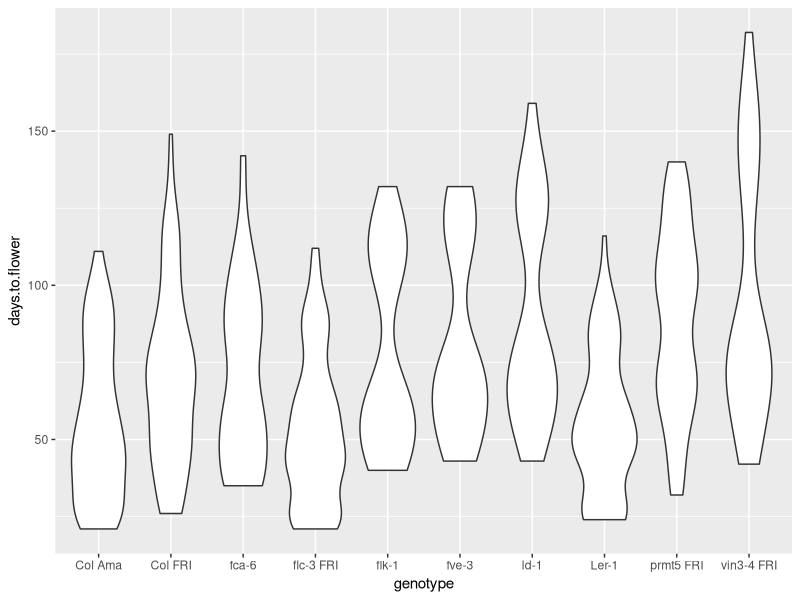
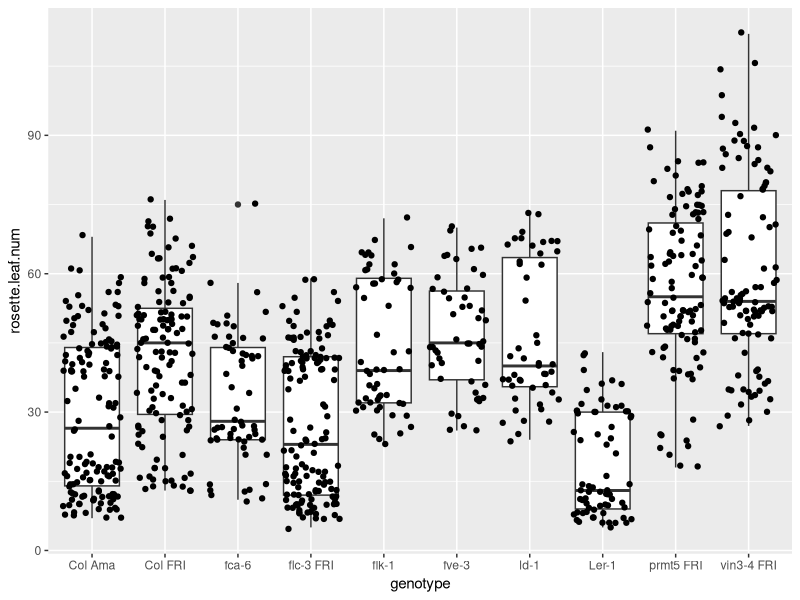
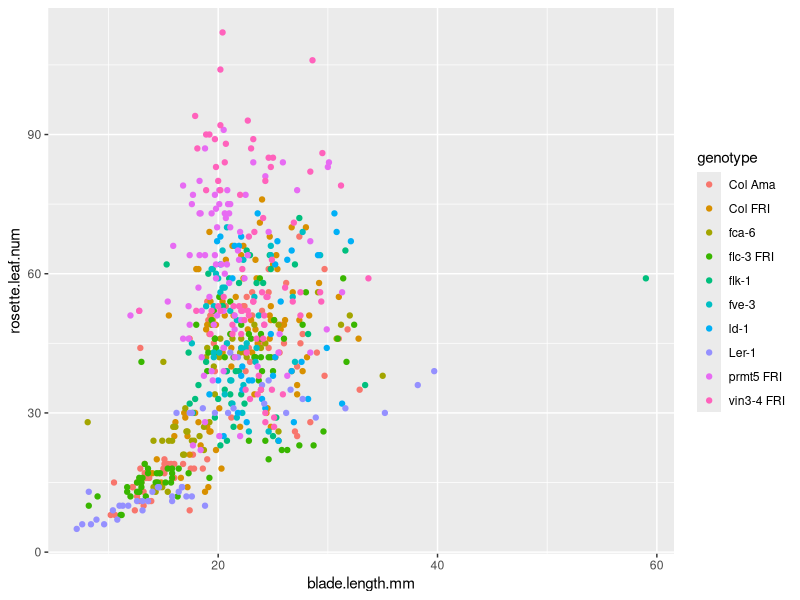
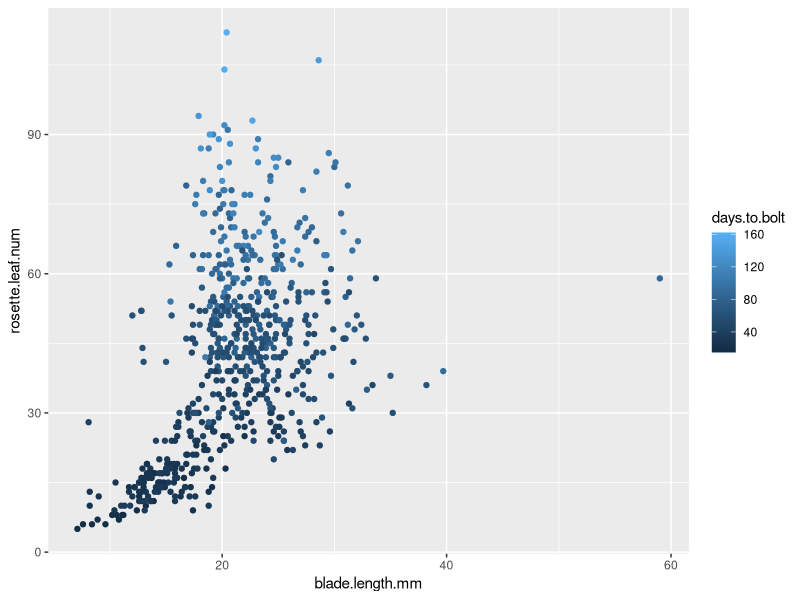
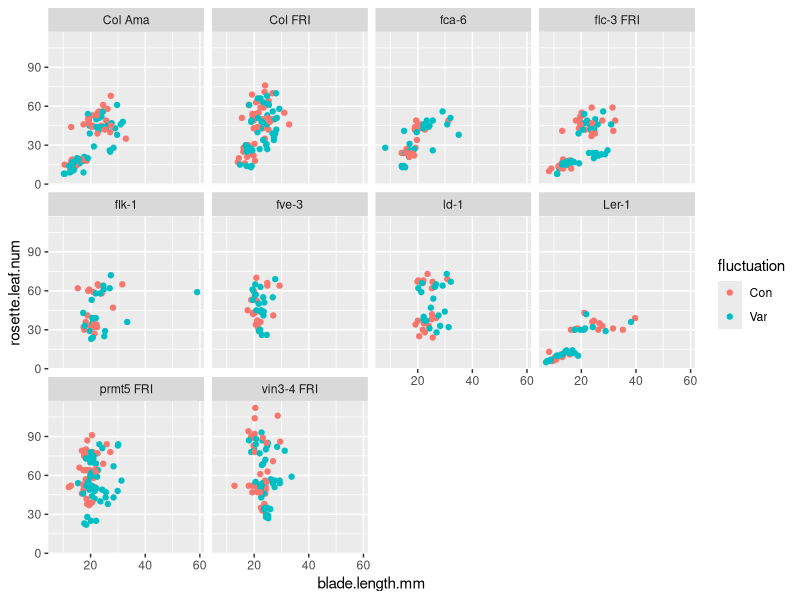
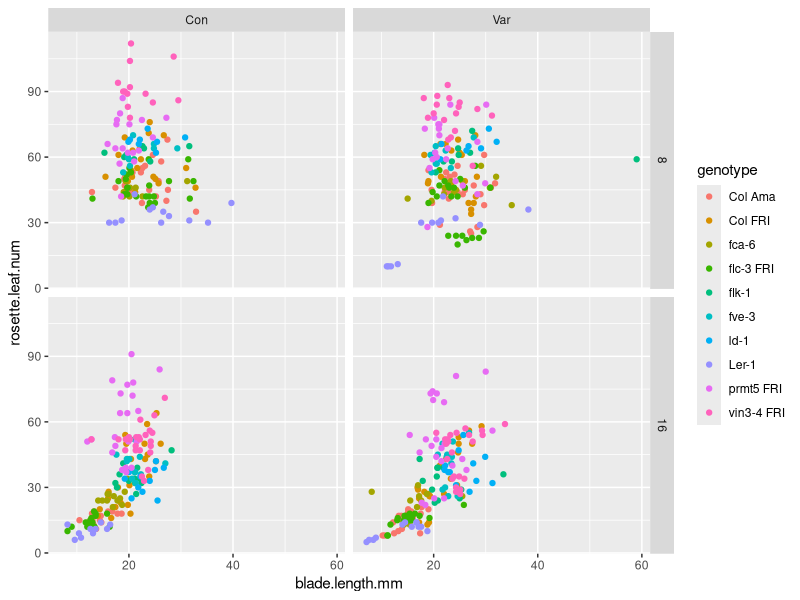
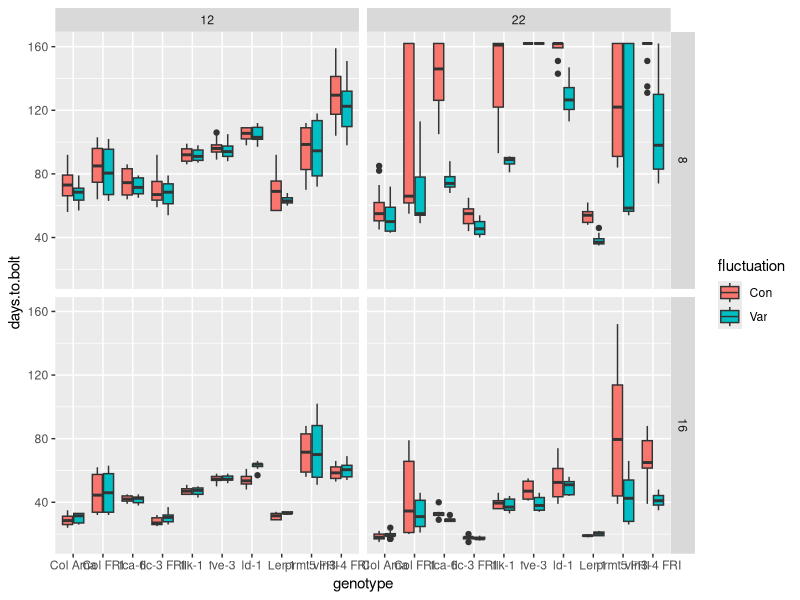

The R source for these figures, in order:
## ---- chunk 1
knitr::opts_chunk$set(echo = TRUE)
## ---- chunk 2
library(tidyverse)
expt1 <- read_tsv("../data/burghardt_et_al_2015_expt1.txt")
## ---- chunk 3
ggplot(expt1, aes(genotype, days.to.flower)) +
  geom_violin()
## ---- chunk 4
ggplot(expt1, aes(genotype, rosette.leaf.num)) +
  geom_boxplot() + 
  geom_jitter()
## ---- chunk 5
ggplot(expt1, aes(blade.length.mm, rosette.leaf.num, colour = genotype)) +
  geom_point()
## ---- chunk 6
ggplot(expt1, aes(blade.length.mm, rosette.leaf.num, colour = days.to.bolt)) +
  geom_point()
## ---- chunk 7
ggplot(expt1, aes(blade.length.mm, rosette.leaf.num, colour = fluctuation)) +
    geom_point() +
    facet_wrap( ~ genotype)
## ---- chunk 8
ggplot(expt1, aes(blade.length.mm, rosette.leaf.num, colour = genotype)) +
    geom_point() +
    facet_grid(day.length ~ fluctuation)
## ---- chunk 9
ggplot(expt1, aes(genotype, days.to.bolt, fill = fluctuation)) +
    geom_boxplot() +
    facet_grid(day.length ~ temperature)
